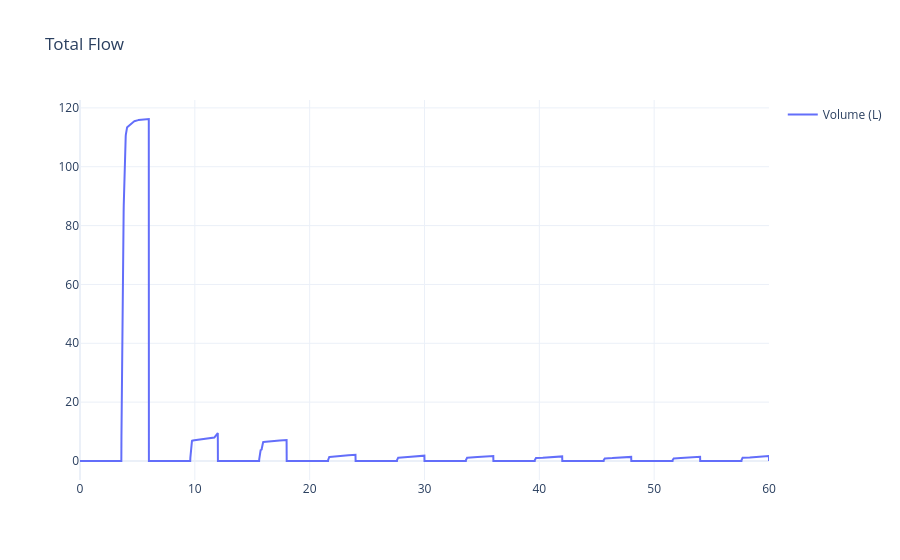
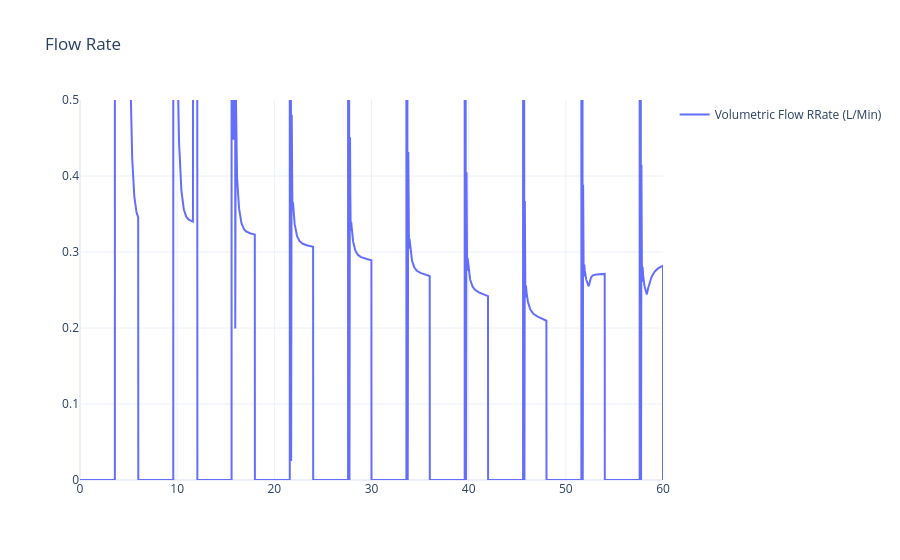
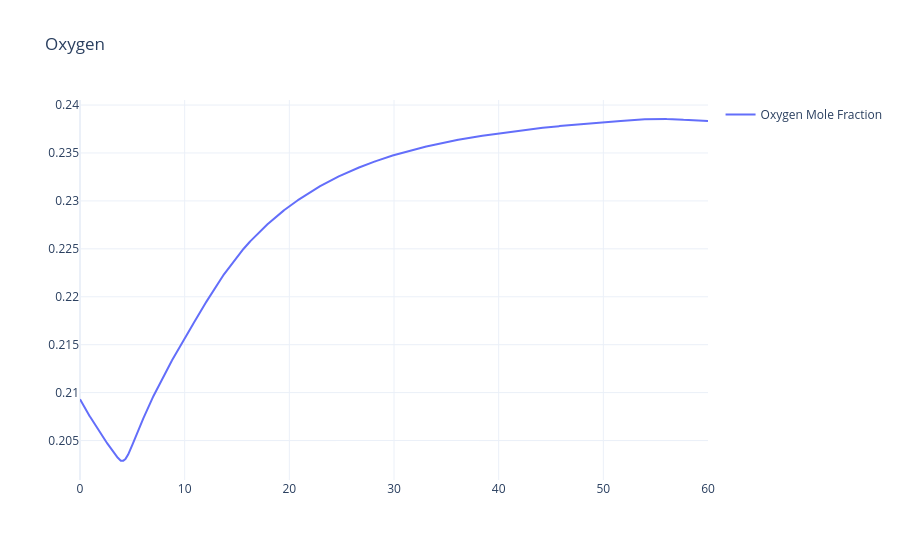

Notebook code cell kept with these figures, in order:
### Code cell
fig1 = make_subplots(rows=1, cols=1)
colorlist = px.colors.qualitative.Plotly
for idx, architecturename in enumerate(set(data_frame_acc.Architecture)):
    data_frame_sim = results.get(scenarios = 'Simulation', architectures=[architecturename])
    showlegend = True if idx == 0 else False     
    fig1.add_scatter(x=data_frame_sim['Time'],y=data_frame_sim['VolSensor_0.Volume'], name='Volume (L)', 
                     mode="lines", row=1, col=1, showlegend=showlegend, line=dict(color=colorlist[0]))
fig1.update_layout(title="Total Flow")
fig1.show()    

fig2 = make_subplots(rows=1, cols=1)
colorlist = px.colors.qualitative.Plotly
for idx, architecturename in enumerate(set(data_frame_acc.Architecture)):
    data_frame_sim = results.get(scenarios = 'Simulation', architectures=[architecturename])
    showlegend = True if idx == 0 else False     
    fig2.add_scatter(x=data_frame_sim['Time'],y=data_frame_sim['VolSensor_0.VolFlow'], name='Volumetric Flow RRate (L/Min)', 
                     mode="lines", row=1, col=1, showlegend=showlegend, line=dict(color=colorlist[0]))
fig2.update_layout(title="Flow Rate", yaxis_range=[0,0.5])
fig2.show()    


fig3 = make_subplots(rows=1, cols=1)
colorlist = px.colors.qualitative.Plotly
for idx, architecturename in enumerate(set(data_frame_acc.Architecture)):
    data_frame_sim = results.get(scenarios = 'Simulation', architectures=[architecturename])
    showlegend = True if idx == 0 else False     
    fig3.add_scatter(x=data_frame_sim['Time'],y=data_frame_sim['P_O2_Sensor_0.o2_frac'], name='Oxygen Mole Fraction', 
                     mode="lines", row=1, col=1, showlegend=showlegend, line=dict(color=colorlist[0]))
fig3.update_layout(title="Oxygen")
fig3.show()

### Figure 1 — Plotly figure (JSON) as saved in the notebook; plotly's stock layout.template omitted (floating-point values rounded to 4 significant figures; data arrays with more than 128 entries replaced by an {"elided": "..."} marker saying what was removed)
{"data": [{"line": {"color": "#636EFA"}, "mode": "lines", "name": "Volume (L)", "showlegend": true, "type": "scatter", "x": {"elided": "6002 float values"}, "xaxis": "x", "y": {"elided": "6002 float values"}, "yaxis": "y"}], "layout": {"autosize": true, "title": {"text": "Total Flow"}, "xaxis": {"anchor": "y", "autorange": true, "domain": [0, 1], "range": [0, 60], "type": "linear"}, "yaxis": {"anchor": "x", "autorange": true, "domain": [0, 1], "range": [-6.457, 122.7], "type": "linear"}}}

### Figure 2 — Plotly figure (JSON) as saved in the notebook; plotly's stock layout.template omitted (floating-point values rounded to 4 significant figures; data arrays with more than 128 entries replaced by an {"elided": "..."} marker saying what was removed)
{"data": [{"line": {"color": "#636EFA"}, "mode": "lines", "name": "Volumetric Flow RRate (L/Min)", "showlegend": true, "type": "scatter", "x": {"elided": "6002 float values"}, "xaxis": "x", "y": {"elided": "6002 float values"}, "yaxis": "y"}], "layout": {"autosize": true, "title": {"text": "Flow Rate"}, "xaxis": {"anchor": "y", "autorange": true, "domain": [0, 1], "range": [0, 60], "type": "linear"}, "yaxis": {"anchor": "x", "domain": [0, 1], "range": [0, 0.5], "type": "linear"}}}

### Figure 3 — Plotly figure (JSON) as saved in the notebook; plotly's stock layout.template omitted (floating-point values rounded to 4 significant figures; data arrays with more than 128 entries replaced by an {"elided": "..."} marker saying what was removed)
{"data": [{"line": {"color": "#636EFA"}, "mode": "lines", "name": "Oxygen Mole Fraction", "showlegend": true, "type": "scatter", "x": {"elided": "6002 float values"}, "xaxis": "x", "y": {"elided": "6002 float values"}, "yaxis": "y"}], "layout": {"autosize": true, "title": {"text": "Oxygen"}, "xaxis": {"anchor": "y", "autorange": true, "domain": [0, 1], "range": [0, 60], "type": "linear"}, "yaxis": {"anchor": "x", "autorange": true, "domain": [0, 1], "range": [0.2009, 0.2405], "type": "linear"}}}
